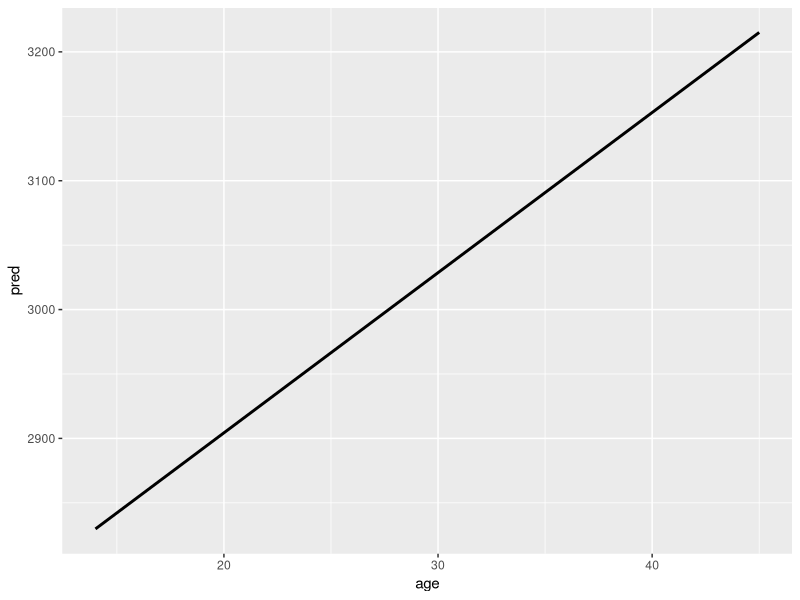
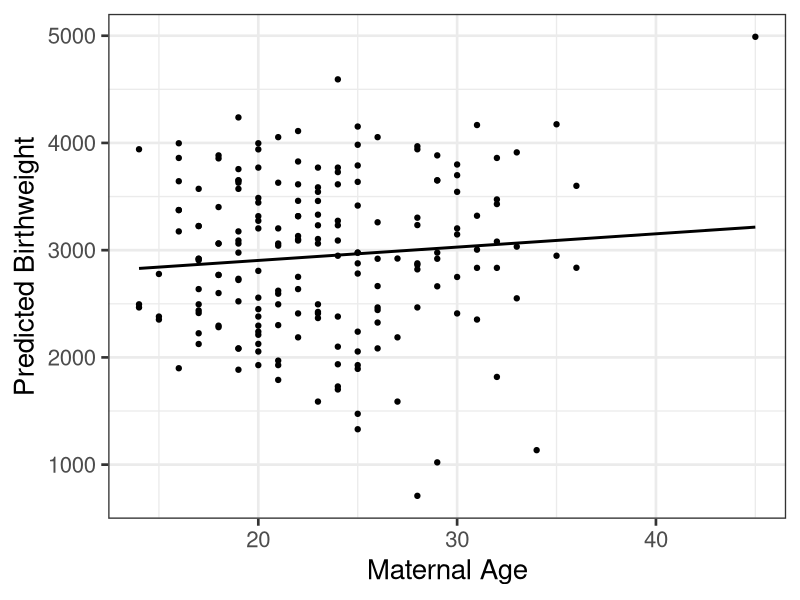
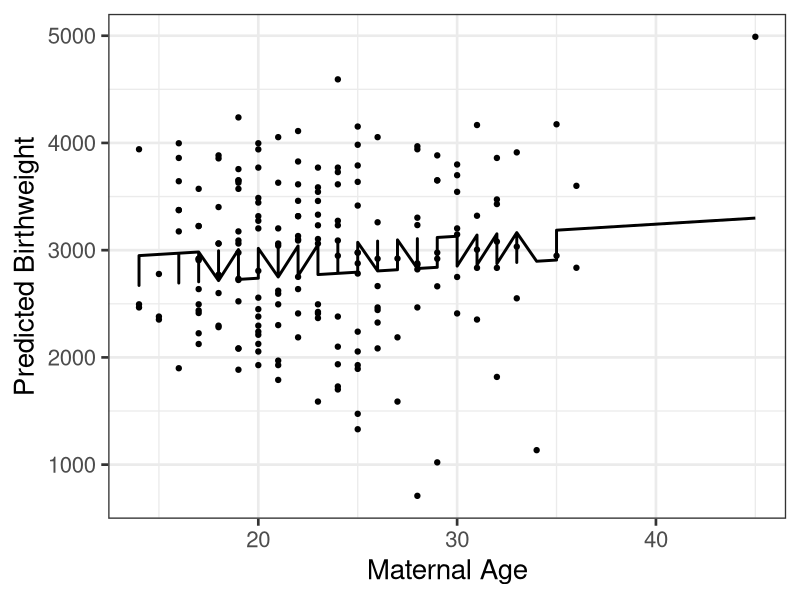
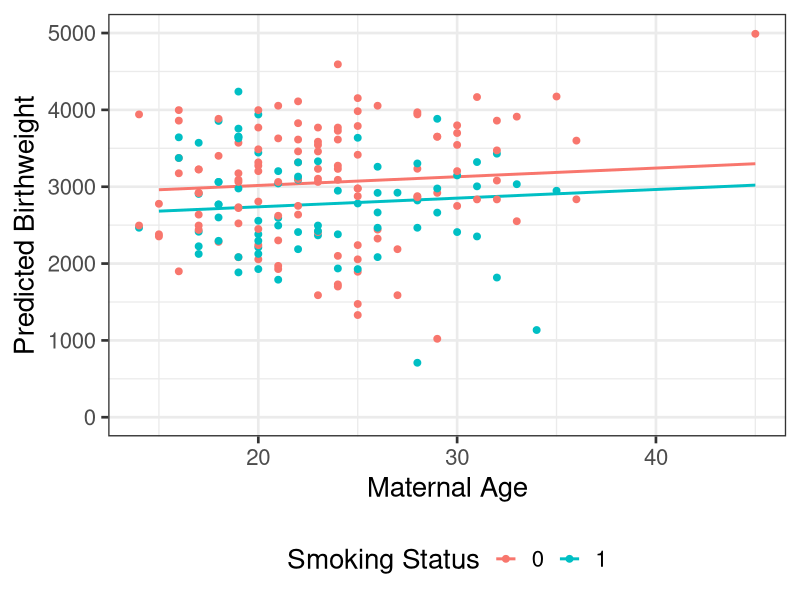

Write the R code that produced these figures, in order.
## ---- chunk 1
#| message: false
#| warning: false
library(tidyverse)
library(kableExtra)
data(mtcars)
summary(lm(mpg ~ wt + am, data = mtcars))
## ---- chunk 2
data(birthwt, package = "MASS")
head(birthwt, 10)
## ---- chunk 3
mod <-  lm(bwt ~ age, data = birthwt)
summary(mod)
## ---- chunk 4
birthwt2 <-  birthwt |> 
  select(bwt, age) |> 
  mutate(pred = predict(mod))
head(birthwt2, 10) |> 
  kable(align = "c", digits = 1)
## ---- chunk 5
ggplot(birthwt2, aes(x = age, y = pred)) +
  geom_line(linewidth = 1)
## ---- chunk 6
ggplot(data = birthwt2, aes(x = age, y = pred)) +
  geom_line(linewidth = 1) +
  geom_point(data = birthwt2, aes(x = age, y = bwt)) +
  xlab("Maternal Age") + ylab("Predicted Birthweight") +
  theme_bw(base_size = 20)
## ---- chunk 7
mod2 <-  lm(bwt ~ age + smoke, data = birthwt)
summary(mod2)
## ---- chunk 8
birthwt2 <-  birthwt |> 
  select(bwt, age, smoke) |> 
  mutate(pred = predict(mod2))
head(birthwt2, 10) |> 
  kable(align = "c", digits = 1)
## ---- chunk 9
ggplot(data = birthwt2, aes(x = age, y = pred)) +
  geom_line(linewidth = 1) +
  geom_point(data = birthwt2, aes(x = age, y = bwt)) +
  xlab("Maternal Age") + ylab("Predicted Birthweight") +
  theme_bw(base_size = 20)
## ---- chunk 10
newdf <-  expand.grid(age = seq(15, 45, by = 5),
                      smoke = c(0,1))
newdf |> 
  kable(align = "c", digits = 1)
## ---- chunk 11
newdf <-  newdf |> 
  mutate(pred = predict(mod2, newdata = newdf))
newdf |> 
  kable(align = "c", digits = 1)
## ---- chunk 12
ggplot(data = newdf, aes(x = age, y = pred, color = factor(smoke))) +
  geom_line(linewidth = 1) +
  geom_point(data = birthwt2, aes(x = age, y = bwt), size = 2) +
  xlab("Maternal Age") + ylab("Predicted Birthweight") + labs(color = "Smoking Status") +
    scale_y_continuous(limits = c(0, 5000), breaks = seq(0, 5000, by = 1000)) +
  theme_bw(base_size = 20) +
  theme(legend.position = "bottom")
